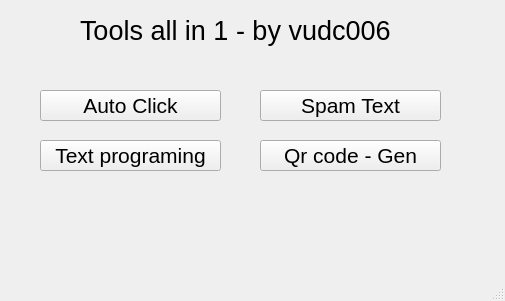
<?xml version="1.0" encoding="UTF-8"?>
<ui version="4.0">
 <class>MainWindow</class>
 <widget class="QMainWindow" name="MainWindow">
  <property name="geometry">
   <rect>
    <x>0</x>
    <y>0</y>
    <width>505</width>
    <height>301</height>
   </rect>
  </property>
  <property name="windowTitle">
   <string>MainWindow</string>
  </property>
  <widget class="QWidget" name="centralwidget">
   <widget class="QPushButton" name="Button_text_programing">
    <property name="geometry">
     <rect>
      <x>40</x>
      <y>140</y>
      <width>181</width>
      <height>31</height>
     </rect>
    </property>
    <property name="font">
     <font>
      <pointsize>16</pointsize>
     </font>
    </property>
    <property name="text">
     <string>Text programing</string>
    </property>
   </widget>
   <widget class="QPushButton" name="Button_spam_text">
    <property name="geometry">
     <rect>
      <x>260</x>
      <y>90</y>
      <width>181</width>
      <height>31</height>
     </rect>
    </property>
    <property name="font">
     <font>
      <pointsize>16</pointsize>
     </font>
    </property>
    <property name="text">
     <string>Spam Text</string>
    </property>
   </widget>
   <widget class="QPushButton" name="Button_QR">
    <property name="geometry">
     <rect>
      <x>260</x>
      <y>140</y>
      <width>181</width>
      <height>31</height>
     </rect>
    </property>
    <property name="font">
     <font>
      <pointsize>16</pointsize>
     </font>
    </property>
    <property name="text">
     <string>Qr code - Gen</string>
    </property>
   </widget>
   <widget class="QPushButton" name="Button_auto_click">
    <property name="geometry">
     <rect>
      <x>40</x>
      <y>90</y>
      <width>181</width>
      <height>31</height>
     </rect>
    </property>
    <property name="font">
     <font>
      <pointsize>16</pointsize>
     </font>
    </property>
    <property name="text">
     <string>Auto Click</string>
    </property>
   </widget>
   <widget class="QLabel" name="title">
    <property name="geometry">
     <rect>
      <x>80</x>
      <y>0</y>
      <width>331</width>
      <height>61</height>
     </rect>
    </property>
    <property name="font">
     <font>
      <pointsize>20</pointsize>
     </font>
    </property>
    <property name="text">
     <string>Tools all in 1 - by vudc006</string>
    </property>
   </widget>
  </widget>
  <widget class="QMenuBar" name="menubar">
   <property name="geometry">
    <rect>
     <x>0</x>
     <y>0</y>
     <width>505</width>
     <height>21</height>
    </rect>
   </property>
  </widget>
  <widget class="QStatusBar" name="statusbar"/>
 </widget>
 <resources/>
 <connections/>
</ui>
